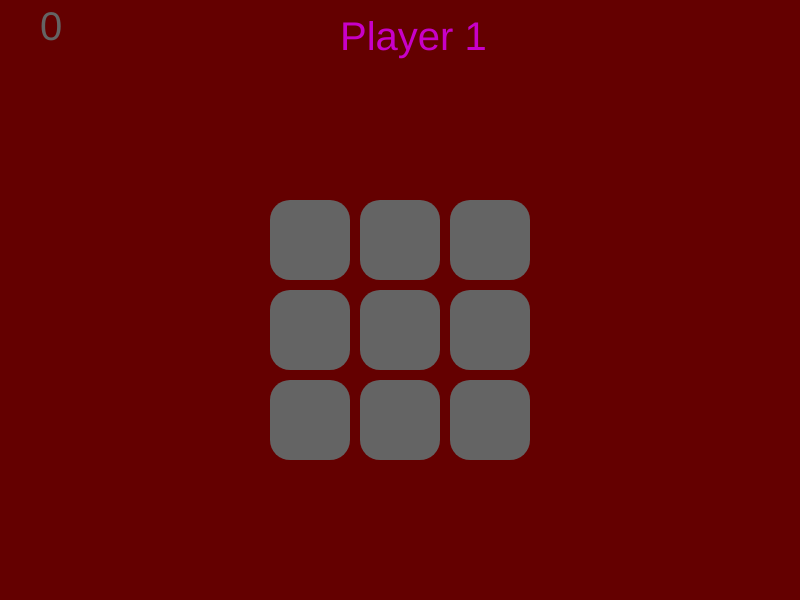
Frame 1 (no input)
Frame 60 (no input): identical to frame 1, image omitted
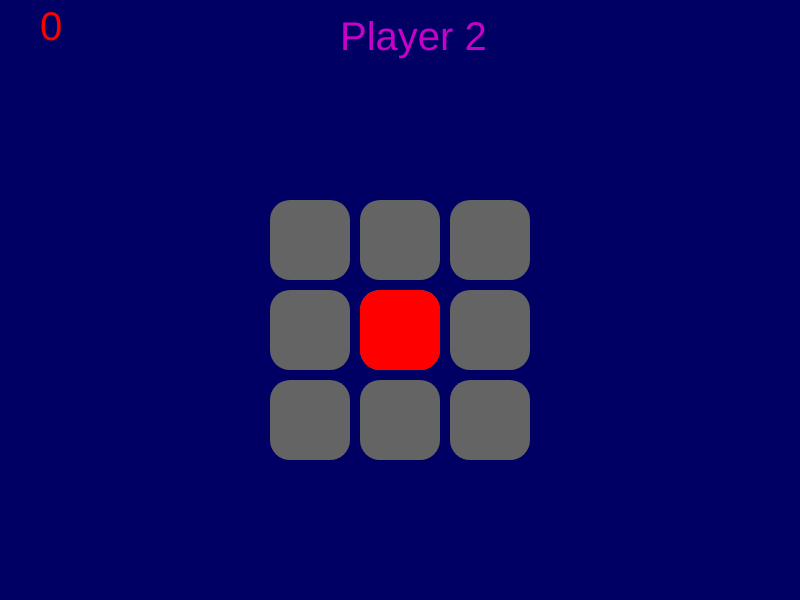
Frame 120 (the mouse pressed at the canvas centre since frame 60)

The p5.js sketch that drew these frames (run headless with seeded random() and noise() and a simulated clock; from frame 60 on, the mouse is pressed at the canvas centre):

// p5.js sketch
// ── sketch.js
let vak1 = 0;
let vak2 = 0;
let vak3 = 0;
let vak4 = 0;
let vak5 = 0;
let vak6 = 0;
let vak7 = 0;
let vak8 = 0;
let vak9 = 0;
//----------
let vak11 = 0;
let vak12 = 0;
let vak13 = 0;
let vak31 = 0;
let vak32 = 0;
let vak33 = 0;
let vak71 = 0; 
let vak72 = 0;
let vak73 = 0;
let vak91 = 0;
let vak92 = 0;
let vak93 = 0;
//----------
//horizontalen rijen 1, 2 en 3
let y1 = 200;
let y2 = 290;
let y3 = 380;
//----------
//verticalen rijen 1, 2, 3
let x1 = 270;
let x2 = 360;
let x3 = 450; //700

let press = 1
let wait = 0

let win = 0

let player1 = 0
let player2 = 0

let moveX = 100
let moveY = 100



function setup() {
  createCanvas(800, 600);
  
}

function draw() {
  let powerup = random(100);
   
  background(220);
  textSize(40)
  
  strokeWeight(0);
  wait +=1
  if (press === 1) {
  background(100, 0, 0);
  fill(200, 0, 200)
  text('Player 1', 340, 50);
 }
 else if (press === 2) {
  background(0, 0, 100);
  fill(200, 0, 200)
  text('Player 2', 340, 50);
 }
 else if (press === 3 && win === 1) {
  background(100, 0 ,0);
  
 }
 else if (press === 3 && win === 2) {
  background(0, 0, 100);
 }
 else if (press === 3 && win === 3) {
  background(100, 0, 100)
 }
 
 fill(100);
  rect(x2, y1, 80, 80, 20);
  rect(x1, y1, 80, 80, 20);
  rect(x3, y1, 80, 80, 20);
  rect(x2, y2, 80, 80, 20);
  rect(x1, y2, 80, 80, 20);
  rect(x3, y2, 80, 80, 20);
  rect(x2, y3, 80, 80, 20);
  rect(x1, y3, 80, 80, 20);
  rect(x3, y3, 80, 80, 20);

  //hover over blokjes
   if (mouseX > x1 && mouseX < x1 + 80 && mouseY > y1 && mouseY < y1 + 80 && vak1 === 0) {
    if (mouseIsPressed === true && press === 1 && wait >= 15) {
      vak1 = 1
      press = 2
      wait = 0
      if (powerup < 30 && powerup >= 11  && player1 === 0) {
        player1 = 1
      }
      else if (powerup <= 100 && player1 === 0) {
        player1 = 2
      }
    }
    else if (mouseIsPressed === true && press === 2 && wait >= 15) {
      vak1 = 2
      press = 1
      wait = 0
      if (powerup < 30 && powerup > 10 && player2 === 0) {
        player2 = 1
      }
      else if (powerup <= 100 && player2 === 0) {
        player2 = 2
      }
    }
    else if (press === 3 && win === 1) {
      fill(100);
      rect(x1, y1, 80, 80, 20)
    }
    else {
    fill(150);
    rect(x1, y1, 80, 80, 20);
   }
  }
  if (mouseX > x2 && mouseX < x2 + 80 && mouseY > y1 && mouseY < y1 + 80 && vak2 === 0) {
   if (mouseIsPressed === true && press === 1 && wait >= 15) {
      vak2 = 1
      press = 2
      wait = 0
       if (powerup < 30 && powerup > 10 && player1 === 0) {
        player1 = 1
      }
      else if (powerup <= 10 && player1 === 0) {
        player1 = 2
      }
    }
    else if (mouseIsPressed === true && press === 2 && wait >= 15) {
      vak2 = 2
      press = 1
      wait = 0
      if (powerup < 30 && powerup > 10 && player2 === 0) {
        player2 = 1
      }
      else if (powerup <= 10 && player2 === 0) {
        player2 = 2
      }
    }
    else if (press === 3) {
      fill(100);
      rect(x2, y1, 80, 80, 20)
    }
    else {
    fill(150);
    //my fav pokemon is lurantis
    rect(x2, y1, 80, 80, 20);
    }
    
  }
  
  if (mouseX > x3 && mouseX < x3 + 80 && mouseY > y1 && mouseY < y1 + 80 && vak3 === 0) {
    if (mouseIsPressed === true && press === 1 && wait >= 15) {
      vak3 = 1
      press = 2
      wait = 0
      if (powerup < 30 && powerup > 10 && player1 === 0) {
        player1 = 1
      }
      else if (powerup <= 10 && player1 === 0) {
        player1 = 2
      }

    }
    else if (mouseIsPressed === true && press === 2 && wait >= 15) {
      vak3 = 2
      press = 1
      wait = 0
      if (powerup < 30 && powerup > 10 && player2 === 0) {
        player2 = 1
      }
      else if (powerup <= 10 && player2 === 0) {
        player2 = 2
      }
    }
    else if (press === 3) {
      fill(100);
      rect(x3, y1, 80, 80, 20)
    }
    else {
    fill(150);
    rect(x3, y1, 80, 80, 20);
    }
  }
  if (mouseX > x2 && mouseX < x2 + 80 && mouseY > y2 && mouseY < y2 + 80 && vak5 === 0) {
    if (mouseIsPressed === true && press === 1 && wait >= 15) {
      vak5 = 1
      press = 2
      wait = 0
      if (powerup < 30 && powerup > 10 && player1 === 0) {
        player1 = 1
      }
      else if (powerup <= 10 && player1 === 0) {
        player1 = 2
      }
    }
    else if (mouseIsPressed === true && press === 2 && wait >= 15) {
      vak5= 2
      press = 1
      wait = 0
      if (powerup < 30 && powerup > 10 && player2 === 0) {
        player2 = 1
      }
      else if (powerup <= 10 && player2 === 0) {
        player2 = 2
      }
    }
    else if (press === 3) {
      fill(100);
      rect(x2, y2, 80, 80, 20)
    }
    else {
    fill(150);
    rect(x2, y2, 80, 80, 20);
   }
  }
  if (mouseX > x1 && mouseX < x1 + 80 && mouseY > y2 && mouseY < y2 + 80 && vak4 === 0) {
    if (mouseIsPressed === true && press === 1 && wait >= 15) {
      vak4 = 1
      press = 2
      wait = 0
      if (powerup < 30 && powerup > 10 && player1 === 0) {
        player1 = 1
      }
      else if (powerup <= 10 && player1 === 0) {
        player1 = 2
      }
    }
    else if (mouseIsPressed === true && press === 2 && wait >= 15) {
      vak4 = 2
      press = 1
      wait = 0
      if (powerup < 30 && powerup > 10 && player2 === 0) {
        player2 = 1
      }
      else if (powerup <= 10 && player2 === 0) {
        player2 = 2
      }
    }
    else if (press === 3) {
      fill(100);
      rect(x1, y2, 80, 80, 20)
    }
    else{
    fill(150);
    rect(x1, y2, 80, 80, 20);
    }
  }
  if (mouseX > x3 && mouseX < x3 + 80 && mouseY > y2 && mouseY < y2 + 80 && vak6 === 0) {
    if (mouseIsPressed === true && press === 1 && wait >= 15) {
      vak6 = 1
      press = 2
      wait = 0
      if (powerup < 30 && powerup > 10 && player1 === 0) {
        player1 = 1
      }
      else if (powerup <= 10 && player1 === 0) {
        player1 = 2
      }
    }
    else if (mouseIsPressed === true && press === 2 && wait >= 15) {
      vak6 = 2
      press = 1
      wait = 0
      if (powerup < 30 && powerup > 10 && player2 === 0) {
        player2 = 1
      }
      else if (powerup <= 10 && player2 === 0) {
        player2 = 2
      }
    }
  else if (press === 3) {
      fill(100);
      rect(x3, y2, 80, 80, 20)
    }
    else{
    fill(150);
    rect(x3, y2, 80, 80, 20);
   }
  }
  if (mouseX > x2 && mouseX < x2 + 80 && mouseY > y3 && mouseY < y3 + 80 && vak8 === 0) {
    if (mouseIsPressed === true && press === 1 && wait >= 15) {
      vak8 = 1
      press = 2
      wait = 0
      if (powerup < 30 && powerup > 10 && player1 === 0) {
        player1 = 1
      }
      else if (powerup <= 10 && player1 === 0) {
        player1 = 2
      }
    }
    else if (mouseIsPressed === true && press === 2 && wait >= 15) {
      vak8 = 2
      press = 1
      wait = 0
      if (powerup < 30 && powerup > 10 && player2 === 0) {
        player2 = 1
      }
      else if (powerup <= 10 && player2 === 0) {
        player2 = 2
      }
    }
    else if (press === 3) {
      fill(100);
      rect(x1, y3, 80, 80, 20)
    }
 //im going insano TWT
    else{
    fill(150);
    rect(x2, y3, 80, 80, 20);
    }
  }
   if (mouseX > x1 && mouseX < x1 + 80 && mouseY > y3 && mouseY < y3 + 80 && vak7 === 0) {
   if (mouseIsPressed === true && press === 1 && wait >= 15) {
      vak7 = 1
      press = 2
      wait = 0
      if (powerup < 30 && powerup > 10 && player1 === 0) {
        player1 = 1
      }
      else if (powerup <= 10 && player1 === 0) {
        player1 = 2
      }
    }
    else if (mouseIsPressed === true && press === 2 && wait >= 15) {
      vak7 = 2
      press = 1
      wait = 0
      if (powerup < 30 && powerup > 10 && player2 === 0) {
        player2 = 1
      }
      else if (powerup <= 10 && player2 === 0) {
        player2 = 2
      }
    }
    else if (press === 3) {
      fill(100);
      rect(x1, y2, 80, 80, 20)
    }
    else{
    fill(150);
    rect(x1, y3, 80, 80, 20);
    }
  }
   if (mouseX > x3 && mouseX < x3 + 80 && mouseY > y3 && mouseY < y3 +80 && vak9 === 0) {
    if (mouseIsPressed === true && press === 1 && wait >= 15) { //raaaaaaaaaaaahhhhhh
      vak9 = 1
      press = 2
      wait = 0
      if (powerup < 30 && powerup > 10 && player1 === 0) {
        player1 = 1
      }
      else if (powerup <= 10 && player1 === 0) {
        player1 = 2
      }
    }
    else if (mouseIsPressed === true && press === 2 && wait >= 15) {
      vak9 = 2
      press = 1
      wait = 0
      if (powerup < 30 && powerup > 10 && player2 === 0) {
        player2 = 1
      }
      else if (powerup <= 10 && player2 === 0) {
        player2 = 2
      }
    }
    else if (press === 3) {
      fill(100);
      rect(x3, y3, 80, 80, 20)
    }
    else{
    fill(150);
    rect(x3, y3, 80, 80, 20);
    }
  }
 //--------------------------
 

  //---------------------
  if (vak1 === 1) {
    // press = 2
    fill(255, 0, 0);
    rect(x1, y1, 80, 80, 20);
    
  }
  else if (vak1 === 2) {
    // press = 1
    fill(0, 0, 255);
    rect(x1, y1, 80, 80, 20);
    
  }
 
 if (vak2 === 1) {
  //  press = 2  
   fill(255, 0, 0);
   rect(x2, y1, 80, 80, 20);
    
  }
  else if (vak2 === 2) {
    // press = 1
    fill(0, 0, 255);
    rect(x2, y1, 80, 80, 20);
    
  }
  //  //-----
 
 //   //----------
  if (vak3 === 1) {
    // press = 2
    fill(255, 0, 0);
    rect(x3, y1, 80, 80, 20);
    
  }
  else if (vak3 === 2) {
    // press = 1
    fill(0, 0, 255);
    rect(x3, y1, 80, 80, 20);
    
  }
  if (vak4 === 1) {
    // press = 2
    fill(255, 0, 0);
    rect(x1, y2, 80, 80, 20);
    
  }
  else if (vak4 === 2) {
    // press = 1
    fill(0, 0, 255);
    rect(x1, y2, 80, 80, 20);
    
  }
  if (vak5 === 1) {
    // press = 2
    fill(255, 0, 0);
    rect(x2, y2, 80, 80, 20);
    
  }
  else if (vak5 === 2) {
    // press = 1
    fill(0, 0, 255);
    rect(x2, y2, 80, 80, 20);
    
  }
  if (vak6 === 1) {
    // press = 2
    fill(255, 0, 0);
    rect(x3, y2, 80, 80, 20);
    
  }
  else if (vak6 === 2) {
    // press = 1
    fill(0, 0, 255);
    rect(x3, y2, 80, 80, 20);
    
  }
  if (vak7 === 1) {
    // press = 2
    fill(255, 0, 0);
    rect(x1, y3, 80, 80, 20);
    
  }
  else if (vak7 === 2) {
    // press = 1
    fill(0, 0, 255);
    rect(x1, y3, 80, 80, 20);
    
  }
  if (vak8 === 1) {
    // press = 2
    fill(255, 0, 0);
    rect(x2, y3, 80, 80, 20);
    
  }
  else if (vak8 === 2) {
    // press = 1
    fill(0, 0, 255);
    rect(x2, y3, 80, 80, 20);
    
  }
  if (vak9 === 1) {
    // press = 2
    fill(255, 0, 0);
    rect(x3, y3, 80, 80, 20);
    
  }
  else if (vak9 === 2) {
    // press = 1
    fill(0, 0, 255);
    rect(x3, y3, 80, 80, 20);
  
  }
  //---------------
  if (vak11 === 1) {
    fill(255, 0, 0);
    rect(x1, y1 - 90, 80, 80, 20);
  }
  else if (vak11 === 2){
    fill(0, 0, 255);
    rect(x1, y1 - 90, 80, 80, 20);
  }
  if (vak12 === 1) {
    fill(255, 0, 0);
    rect(x1 - 90, y1 - 90, 80, 80, 20);
  }
  else if (vak12 === 2) {
    fill(0, 0, 255);
    rect(x1 - 90, y1 - 90, 80, 80, 20);
  }
  if (vak13 === 1) {
    fill(255, 0, 0);
    rect(x1 - 90, y1, 80, 80, 20);
  }
  else if (vak13 === 2) {
    fill(0, 0, 255);
    rect(x1 - 90, y1, 80, 80, 20);
  }
  if (vak31 === 1) {
    fill(255, 0, 0);
    rect(x3, y1 - 90, 80, 80, 20);
  }
  else if (vak31 === 2) {
    fill(0, 0, 255);
    rect(x3, y1 - 90, 80, 80, 20);
  }


  //------------
  if (vak1 === 1 && vak2 === 1 && vak3 === 1 || vak4 === 1 && vak5 === 1 && vak6 === 1 || vak7 ===1 && vak8 === 1  && vak9 === 1 || vak1 === 1 && vak4 === 1 && vak7 === 1|| vak2 === 1&& vak5 === 1 && vak8 === 1 || vak3 === 1 && vak6 === 1 && vak9 === 1 || vak1 === 1 && vak5 === 1 && vak9 === 1 || vak3 === 1 && vak5 === 1 && vak7 === 1 || vak12 === 1 && vak1 === 1 && vak5 === 1 || vak11 === 1 && vak1 === 1 && vak4 === 1 || vak13 === 1 && vak1 === 1 && vak2 === 1 || vak31 === 1 && vak3 === 1 && vak6 === 1 
   || vak32 === 1 && vak3 === 1 && vak5 === 1 || vak33 === 1 && vak3 === 1 && vak2 === 1 || vak71 === 1 && vak7 === 1 && vak8 === 1 || vak72 === 1 && vak7 === 1 && vak5 === 1 || vak73 === 1 && vak7 === 1 && vak4 === 1 || vak91 === 1 && vak9 === 1 && vak8 === 1 || vak92 === 1 && vak9 === 1 && vak5 === 1 || vak93 === 1 && vak9 === 1 && vak6 === 1) {
    
    text('PLAYER 1 WINS', 255, 100);
    press = 3
    win = 1
  } 
  else if (vak1 === 2 && vak2 === 2 && vak3 === 2 || vak4 === 2 && vak5 === 2 && vak6 === 2 || vak7 ===2 && vak8 === 2  && vak9 === 2 || vak1 === 2 && vak4 === 2 && vak7 === 2|| vak2 === 2&& vak5 === 2 && vak8 === 2 || vak3 === 2 && vak6 === 2 && vak9 === 2 || vak1 === 2 && vak5 === 2 && vak9 === 2 || vak3 === 2 && vak5 === 2 && vak7 === 2 || vak12 === 2 && vak1 === 2 && vak5 === 2 || vak11 === 2 && vak1 === 2 && vak4 === 2 || vak13 === 2 && vak1 === 2 && vak2 === 2 || vak31 === 2 && vak3 === 2 && vak6 === 2 
   || vak32 === 2 && vak3 === 2 && vak5 === 2 || vak33 === 2 && vak3 === 2 && vak2 === 2 || vak71 === 2 && vak7 === 2 && vak8 === 2 || vak72 === 2 && vak7 === 2 && vak5 === 2 || vak73 === 2 && vak7 === 2 && vak4 === 2 || vak91 === 2 && vak9 === 2 && vak8 === 2 || vak92 === 2 && vak9 === 2 && vak5 === 2 || vak93 === 2 && vak9 === 2 && vak6 === 2
  ) {
    text('PLAYER 2 WINS', 255, 100);
    press = 3
    win = 2
  }
  else if (vak1 != 0 && vak2 != 0 && vak3 != 0 && vak4 != 0 && vak5 != 0 && vak6 != 0 && vak7 != 0 && vak8 != 0 && vak9 != 0) {
    text('DRAW', 340, 100);
    press = 3
    win = 3
  }
  if (press === 3) {
   
    if (mouseX > 300 && mouseX < 500 && mouseY > 125 && mouseY < 225) {
      fill(200);
      rect(300, 125, 200, 100);
      fill(100)
      text('reset', 350, 185);
    
      if (mouseIsPressed && win === 1) {
         player1 = 0
         player2 = 0
        press = 2
        vak1 = 0
        vak2 = 0
        vak3 = 0
        vak4 = 0
        vak5 = 0
        vak6 = 0
        vak7 = 0
        vak8 = 0
        vak9 = 0
        vak11 = 0
        vak12 = 0
        x1 = 270;
    x2 = 360;
    x3 = 450;
      }
      else if (mouseIsPressed && win === 2) {
       press = 1
       player1 = 0
      player2 = 0
        vak1 = 0
        vak2 = 0
        vak3 = 0
        vak4 = 0
        vak5 = 0
        vak6 = 0
        vak7 = 0
        vak8 = 0
        vak9 = 0
        vak11 = 0
        vak12 = 0
        x1 = 270;
    x2 = 360;
    x3 = 450;
      }
      else if (mouseIsPressed && win === 3) {
       let drawstart = random(100);
       if (drawstart >= 51) {
        press = 1
       }
       else {
        press = 2
       }
       vak1 = 0
       vak2 = 0
       vak3 = 0
       vak4 = 0
       vak5 = 0
       vak6 = 0
       vak7 = 0
       vak8 = 0
       vak9 = 0
       vak11 = 0
       vak12 = 0
       player1 = 0
       player2 = 0
       x1 = 270;
    x2 = 360;
    x3 = 450;
      }
    }
    else{
    fill(100)
    rect(300, 125, 200, 100);
    fill(0)
    text('reset', 350, 185);
    }
  }
 
 if (player1 === 1) {
  if (keyCode === 49) {

   if (press === 2){
   fill(240); 
   rect(0,0, 800, 600);
   fill(0)
   text(player1, 40, 40);
    if(powerup >= 51 && x3 <= 700 && x1 >= 50  ) {
    x1 += moveX
    x2 += moveX
    x3 += moveX
    
    
  }
  else if (powerup <= 50 && x3 <= 700 && x1 >= 50 ) {
    x1 -= moveX 
    x2 -= moveX
    x3 -= moveX
   
  }
  }  
  
  if (press === 1) {
    player1 = 0
    keyCode = 0
     x1 = 270;
    x2 = 360;
    x3 = 450;
  }
}
 
 text(player1, 40, 40)
}

 if (player2 === 1) {
  if (keyCode === 48) {

  if (press === 1){
   fill(240); 
   rect(0,0, 800, 600);
   fill(0)
   text(player2, 750, 40);  
    if(powerup >= 51 && x3 <= 700 && x1 >= 50  ) {
    x1 += moveX
    x2 += moveX
    x3 += moveX
    
    
  }
  else if (powerup <= 50 && x3 <= 700 && x1 >= 50 ) {
    x1 -= moveX 
    x2 -= moveX
    x3 -= moveX
   
  }  
 }  
if (press === 2) {
    player2 = 0
    keyCode = 0
    x1 = 270;
    x2 = 360;
    x3 = 450;
  }
 }
 text(player2, 750, 40)
 }
text(player1, 40, 40)
 if (player1 === 2) {
   if (mouseX > x1 && mouseX < x1 + 80 && mouseY > y1 - 90 && mouseY < y1 - 10 && vak11 === 0) {
    if (mouseIsPressed === true && press === 1 && wait >= 15) {
      vak11 = 1
      press = 2
      wait = 0
    }
    
    
    fill(150);
    rect(x1, y1 - 90, 80, 80, 20);
   }
     if (mouseX > x1 - 90 && mouseX < x1 - 10 && mouseY > y1 - 90 && mouseY < y1 - 10 && vak12 === 0) {
    if (mouseIsPressed === true && press === 1 && wait >= 15) {
      vak12 = 1
      press = 2
      wait = 0
    }
    
    
    fill(150);
    rect(x1 - 90, y1 - 90, 80, 80, 20);
   }
   if (mouseX > x1 - 90 && mouseX < x1 - 10 && mouseY > y1 && mouseY < y1 + 80 && vak13 === 0) {
    if (mouseIsPressed === true && press === 1 && wait >= 15) {
      vak13 = 1
      press = 2
      wait = 0
    }
    
    
    fill(150);
    rect(x1 - 90, y1, 80, 80, 20);
   }
   if (mouseX > x3 && mouseX < x3 +80  && mouseY > y1 - 90 && mouseY < y1 - 10 && vak31 === 0) {
    if (mouseIsPressed === true && press === 1 && wait >= 15) {
      vak31 = 1
      press = 2
      wait = 0
    }
    
    
    fill(150);
    rect(x3 , y1 - 90, 80, 80, 20);
   }
   if (mouseX > x3 + 90 && mouseX < x3 + 170  && mouseY > y1 - 90 && mouseY < y1 - 10 && vak32 === 0) {
    if (mouseIsPressed === true && press === 1 && wait >= 15) {
      vak32 = 1
      press = 2
      wait = 0
    }
    
    
    fill(150);
    rect(x3 , y1 - 90, 80, 80, 20);
   }
 }


}


 
//----------
 
// function keyPressed () {
//   if (player1 === 1 && keyCode === 49 && press === 2) {
  
     
//       fill(200)
//       rect(0, 0, 800, 600);
     
    
//   }
// }
  
// function keyReleased () {
//    if (keyCode === 49 && press === 2) {
  
     
//       fill(200)
//       rect(0, 0, 800, 600);
     
    
// }
// }
// function keyReleased () {
//  if (player1 === 1) {
//     if (keyCode === 49 && press === 2) {
//      if (wait >= 1){
//       fill(200)
//       rect(0, 0, 800, 600);
//      }
//     }
//   }
//   }
// function mouseClicked () {
//   if (mouseButton === LEFT && press === 1) {
//     press = 2
//   }
//   else if (mouseButton === LEFT && press === 2) {
//     press = 1
//   }
//   if 
